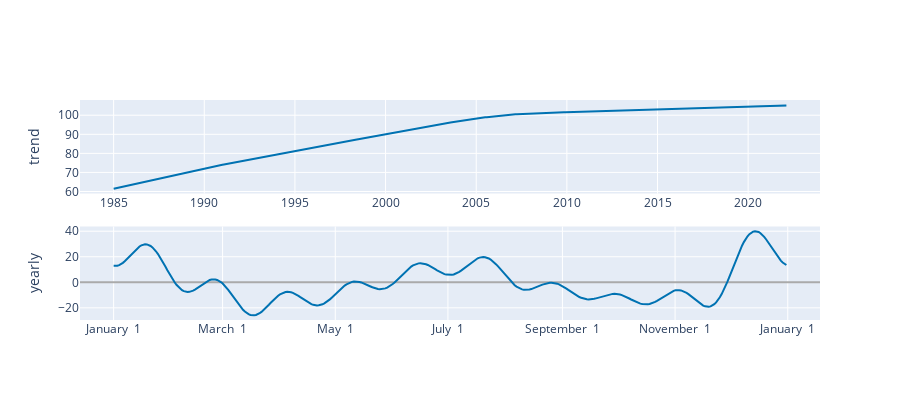

The cell this chart's notebook holds for it:
### Code cell
plot_components_plotly(m, forecast)

### Figure 1 — Plotly figure (JSON) as saved in the notebook; plotly's stock layout.template omitted (floating-point values rounded to 4 significant figures; data arrays with more than 128 entries replaced by an {"elided": "..."} marker saying what was removed)
{"data": [{"line": {"color": "#0072B2", "width": 2}, "mode": "lines", "name": "trend", "type": "scatter", "x": {"elided": "1897 str values"}, "xaxis": "x", "y": {"elided": "1897 float values"}, "yaxis": "y"}, {"line": {"color": "rgba(0, 114, 178, 0.2)", "width": 0}, "mode": "lines", "name": "trend_upper", "type": "scatter", "x": {"elided": "1897 str values"}, "xaxis": "x", "y": {"elided": "1897 float values"}, "yaxis": "y"}, {"fill": "tonexty", "fillcolor": "rgba(0, 114, 178, 0.2)", "line": {"color": "rgba(0, 114, 178, 0.2)", "width": 0}, "mode": "lines", "name": "trend_lower", "type": "scatter", "x": {"elided": "1897 str values"}, "xaxis": "x", "y": {"elided": "1897 float values"}, "yaxis": "y"}, {"line": {"color": "#0072B2", "width": 2}, "mode": "lines", "name": "yearly", "type": "scatter", "x": {"elided": "365 str values"}, "xaxis": "x2", "y": {"elided": "365 float values"}, "yaxis": "y2"}], "layout": {"height": 400, "showlegend": false, "width": 900, "xaxis": {"anchor": "y", "domain": [0, 1], "range": ["1983-02-23T08:24:00", "2023-12-18T15:36:00"], "type": "date"}, "xaxis2": {"anchor": "y2", "domain": [0, 1], "range": ["2016-12-13T18:54:02.958904115", "2018-01-18T11:04:57.863013581"], "tickformat": "%B %e", "type": "date"}, "yaxis": {"anchor": "x", "domain": [0.575, 1], "rangemode": "normal", "title": {"text": "trend"}, "zerolinecolor": "#AAA"}, "yaxis2": {"anchor": "x2", "domain": [0, 0.425], "title": {"text": "yearly"}, "zerolinecolor": "#AAA"}}}
